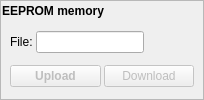
        <widget class="QFrame" name="eepromMemorySecFrame">
         <property name="sizePolicy">
          <sizepolicy hsizetype="Preferred" vsizetype="Minimum">
           <horstretch>0</horstretch>
           <verstretch>0</verstretch>
          </sizepolicy>
         </property>
         <property name="frameShape">
          <enum>QFrame::StyledPanel</enum>
         </property>
         <property name="frameShadow">
          <enum>QFrame::Raised</enum>
         </property>
         <property name="lineWidth">
          <number>3</number>
         </property>
         <property name="midLineWidth">
          <number>0</number>
         </property>
         <layout class="QVBoxLayout" name="verticalLayout_8">
          <property name="spacing">
           <number>0</number>
          </property>
          <property name="margin">
           <number>0</number>
          </property>
          <item>
           <widget class="QPushButton" name="eepromMemoryCeButton">
            <property name="maximumSize">
             <size>
              <width>16777215</width>
              <height>20</height>
             </size>
            </property>
            <property name="font">
             <font>
              <weight>75</weight>
              <bold>true</bold>
             </font>
            </property>
            <property name="styleSheet">
             <string notr="true">text-align: left;</string>
            </property>
            <property name="text">
             <string>EEPROM memory</string>
            </property>
            <property name="icon">
             <iconset resource="Avr8UsbProg.qrc">
              <normaloff>:/Avr8UsbProg/images/1downarrow.png</normaloff>:/Avr8UsbProg/images/1downarrow.png</iconset>
            </property>
            <property name="flat">
             <bool>true</bool>
            </property>
           </widget>
          </item>
          <item>
           <widget class="QWidget" name="eepromMemorySecWidget" native="true">
            <property name="sizePolicy">
             <sizepolicy hsizetype="Expanding" vsizetype="Expanding">
              <horstretch>0</horstretch>
              <verstretch>0</verstretch>
             </sizepolicy>
            </property>
            <layout class="QGridLayout" name="gridLayout_7">
             <property name="topMargin">
              <number>1</number>
             </property>
             <property name="bottomMargin">
              <number>3</number>
             </property>
             <property name="spacing">
              <number>3</number>
             </property>
             <item row="0" column="0">
              <widget class="QLabel" name="label_14">
               <property name="text">
                <string>File:</string>
               </property>
              </widget>
             </item>
             <item row="0" column="1">
              <widget class="QLineEdit" name="eepromFileLineEdit">
               <property name="whatsThis">
                <string>Name of file to upload to EEPROM</string>
               </property>
              </widget>
             </item>
             <item row="1" column="0" colspan="4">
              <layout class="QHBoxLayout" name="horizontalLayout_3">
               <item>
                <widget class="QPushButton" name="uploadEepromButton">
                 <property name="enabled">
                  <bool>false</bool>
                 </property>
                 <property name="maximumSize">
                  <size>
                   <width>16777215</width>
                   <height>22</height>
                  </size>
                 </property>
                 <property name="font">
                  <font>
                   <weight>75</weight>
                   <bold>true</bold>
                  </font>
                 </property>
                 <property name="text">
                  <string>Upload</string>
                 </property>
                 <property name="icon">
                  <iconset resource="Avr8UsbProg.qrc">
                   <normaloff>:/Avr8UsbProg/images/vcs_commit.png</normaloff>:/Avr8UsbProg/images/vcs_commit.png</iconset>
                 </property>
                </widget>
               </item>
               <item>
                <widget class="QPushButton" name="downloadEepromButton">
                 <property name="enabled">
                  <bool>false</bool>
                 </property>
                 <property name="maximumSize">
                  <size>
                   <width>16777215</width>
                   <height>22</height>
                  </size>
                 </property>
                 <property name="text">
                  <string>Download</string>
                 </property>
                 <property name="icon">
                  <iconset resource="Avr8UsbProg.qrc">
                   <normaloff>:/Avr8UsbProg/images/vcs_update.png</normaloff>:/Avr8UsbProg/images/vcs_update.png</iconset>
                 </property>
                </widget>
               </item>
              </layout>
             </item>
             <item row="0" column="2">
              <layout class="QHBoxLayout" name="horizontalLayout_5">
               <property name="spacing">
                <number>0</number>
               </property>
               <item>
                <widget class="QPushButton" name="eepromOpenFileButton">
                 <property name="maximumSize">
                  <size>
                   <width>22</width>
                   <height>22</height>
                  </size>
                 </property>
                 <property name="baseSize">
                  <size>
                   <width>16</width>
                   <height>16</height>
                  </size>
                 </property>
                 <property name="whatsThis">
                  <string>Select file to upload to EEPROM</string>
                 </property>
                 <property name="text">
                  <string/>
                 </property>
                 <property name="icon">
                  <iconset resource="Avr8UsbProg.qrc">
                   <normaloff>:/Avr8UsbProg/images/fileopen.png</normaloff>:/Avr8UsbProg/images/fileopen.png</iconset>
                 </property>
                 <property name="flat">
                  <bool>true</bool>
                 </property>
                </widget>
               </item>
               <item>
                <widget class="QPushButton" name="eepromOpenHexButton">
                 <property name="enabled">
                  <bool>false</bool>
                 </property>
                 <property name="maximumSize">
                  <size>
                   <width>22</width>
                   <height>22</height>
                  </size>
                 </property>
                 <property name="baseSize">
                  <size>
                   <width>16</width>
                   <height>16</height>
                  </size>
                 </property>
                 <property name="toolTip">
                  <string>Open in hexadecimal editor</string>
                 </property>
                 <property name="whatsThis">
                  <string>Open the specified file in hexadecimal editor (avaliable only when pluged-in the IDE)</string>
                 </property>
                 <property name="text">
                  <string/>
                 </property>
                 <property name="icon">
                  <iconset resource="Avr8UsbProg.qrc">
                   <normaloff>:/Avr8UsbProg/images/view_choose.png</normaloff>:/Avr8UsbProg/images/view_choose.png</iconset>
                 </property>
                 <property name="flat">
                  <bool>true</bool>
                 </property>
                </widget>
               </item>
              </layout>
             </item>
            </layout>
           </widget>
          </item>
         </layout>
        </widget>
